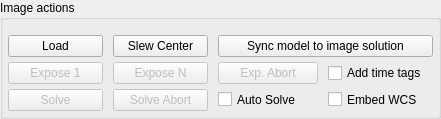
      <widget class="QGroupBox" name="groupImageActions">
       <property name="minimumSize">
        <size>
         <width>0</width>
         <height>0</height>
        </size>
       </property>
       <property name="title">
        <string>Image actions</string>
       </property>
       <property name="large" stdset="0">
        <bool>true</bool>
       </property>
       <layout class="QGridLayout" name="gridLayout_4" rowminimumheight="0,0,0,0">
        <property name="leftMargin">
         <number>5</number>
        </property>
        <property name="topMargin">
         <number>15</number>
        </property>
        <property name="rightMargin">
         <number>5</number>
        </property>
        <property name="bottomMargin">
         <number>5</number>
        </property>
        <property name="horizontalSpacing">
         <number>10</number>
        </property>
        <property name="verticalSpacing">
         <number>5</number>
        </property>
        <item row="3" column="0">
         <widget class="QPushButton" name="solve">
          <property name="enabled">
           <bool>false</bool>
          </property>
          <property name="minimumSize">
           <size>
            <width>95</width>
            <height>21</height>
           </size>
          </property>
          <property name="text">
           <string>Solve</string>
          </property>
         </widget>
        </item>
        <item row="1" column="1">
         <widget class="QPushButton" name="exposeN">
          <property name="enabled">
           <bool>false</bool>
          </property>
          <property name="minimumSize">
           <size>
            <width>95</width>
            <height>21</height>
           </size>
          </property>
          <property name="text">
           <string>Expose N</string>
          </property>
         </widget>
        </item>
        <item row="1" column="0">
         <widget class="QPushButton" name="expose">
          <property name="enabled">
           <bool>false</bool>
          </property>
          <property name="minimumSize">
           <size>
            <width>95</width>
            <height>21</height>
           </size>
          </property>
          <property name="text">
           <string>Expose 1</string>
          </property>
         </widget>
        </item>
        <item row="0" column="0">
         <widget class="QPushButton" name="load">
          <property name="minimumSize">
           <size>
            <width>95</width>
            <height>21</height>
           </size>
          </property>
          <property name="text">
           <string>Load</string>
          </property>
         </widget>
        </item>
        <item row="1" column="2">
         <widget class="QPushButton" name="abortExpose">
          <property name="enabled">
           <bool>false</bool>
          </property>
          <property name="minimumSize">
           <size>
            <width>95</width>
            <height>21</height>
           </size>
          </property>
          <property name="text">
           <string>Exp. Abort</string>
          </property>
         </widget>
        </item>
        <item row="3" column="1">
         <widget class="QPushButton" name="abortSolve">
          <property name="enabled">
           <bool>false</bool>
          </property>
          <property name="minimumSize">
           <size>
            <width>95</width>
            <height>21</height>
           </size>
          </property>
          <property name="text">
           <string>Solve Abort</string>
          </property>
         </widget>
        </item>
        <item row="3" column="3">
         <widget class="QCheckBox" name="embedData">
          <property name="minimumSize">
           <size>
            <width>100</width>
            <height>21</height>
           </size>
          </property>
          <property name="text">
           <string>Embed WCS</string>
          </property>
         </widget>
        </item>
        <item row="3" column="2">
         <widget class="QCheckBox" name="autoSolve">
          <property name="minimumSize">
           <size>
            <width>100</width>
            <height>21</height>
           </size>
          </property>
          <property name="text">
           <string>Auto Solve</string>
          </property>
         </widget>
        </item>
        <item row="1" column="3">
         <widget class="QCheckBox" name="timeTagImage">
          <property name="minimumSize">
           <size>
            <width>105</width>
            <height>0</height>
           </size>
          </property>
          <property name="toolTip">
           <string>&lt;html&gt;&lt;head/&gt;&lt;body&gt;&lt;p&gt;If checked, the filename of the image is extended with the actual time to make it unique. Otherwise the file get just &amp;quot;exposure&amp;quot; and will be overwritten.&lt;/p&gt;&lt;/body&gt;&lt;/html&gt;</string>
          </property>
          <property name="text">
           <string>Add time tags</string>
          </property>
         </widget>
        </item>
        <item row="0" column="1">
         <widget class="QPushButton" name="slewCenter">
          <property name="enabled">
           <bool>true</bool>
          </property>
          <property name="minimumSize">
           <size>
            <width>95</width>
            <height>21</height>
           </size>
          </property>
          <property name="text">
           <string>Slew Center</string>
          </property>
         </widget>
        </item>
        <item row="0" column="2" colspan="2">
         <widget class="QPushButton" name="syncModelToImage">
          <property name="enabled">
           <bool>true</bool>
          </property>
          <property name="minimumSize">
           <size>
            <width>95</width>
            <height>21</height>
           </size>
          </property>
          <property name="text">
           <string>Sync model to image solution</string>
          </property>
         </widget>
        </item>
       </layout>
      </widget>
